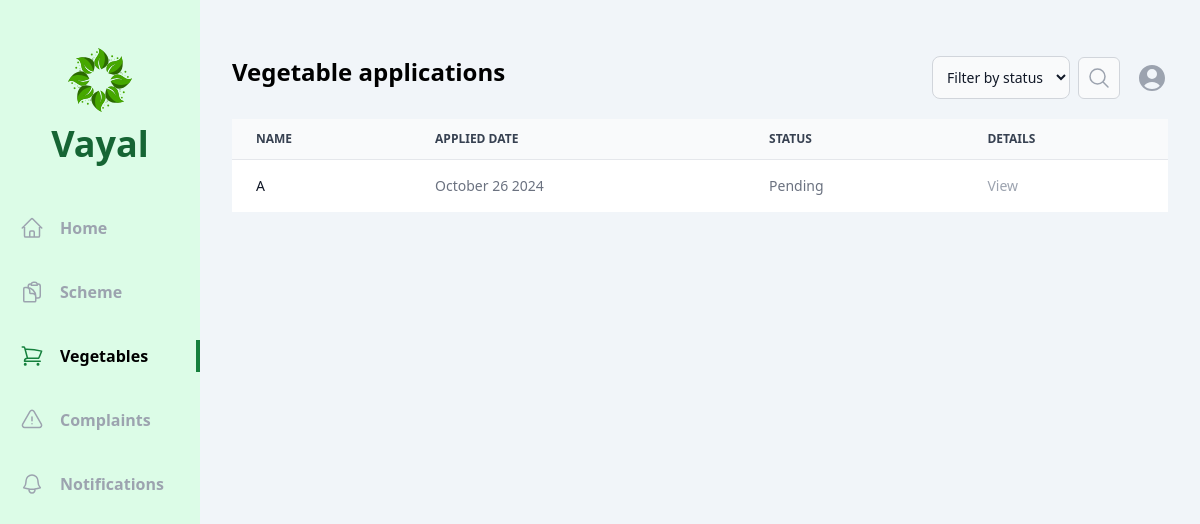
The page /officer/vegetables/ on the database as committed earlier.
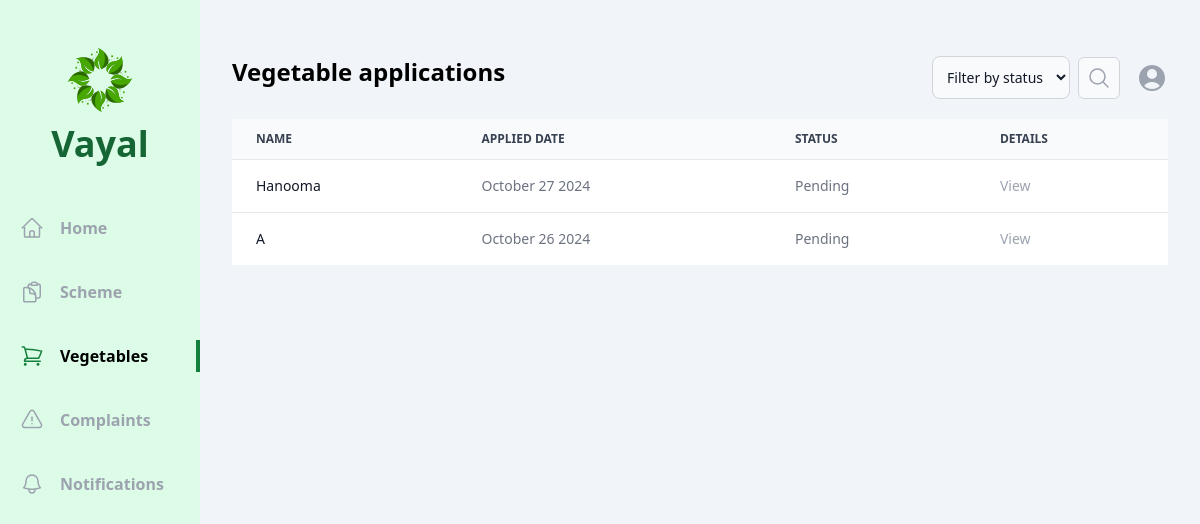
The same page on the database as committed later.
### officer/models.py (models this page shows, shortened)
class VegetablePermission(models.Model):
    vayal_user = models.ForeignKey(Vayal_User, on_delete=models.CASCADE)
    farm_name = models.CharField(max_length=250)
    farm_place = models.CharField(max_length=250)
    applied_date=models.DateTimeField(auto_now_add=True)
    status = models.CharField(max_length=50, choices=vegetable_permission_status, default='Pending')

### vayal_user/models.py (models this page shows, shortened)
class Vayal_User(models.Model):
    account = models.OneToOneField(User, on_delete=models.CASCADE)
    name=models.CharField(max_length=225)
    dob=models.DateField()
    gender= models.CharField(max_length=20, choices=gender)
    phone_number = models.CharField(max_length=10)
    aadhar_number= models.CharField(max_length=12)
    cast=models.CharField(max_length=20, choices=cast)
    house_name=models.CharField(max_length=225)
    place=models.CharField(max_length=225)
    village=models.CharField(max_length=225)
    pincode = models.CharField(max_length=6)
    muncipality=models.CharField(max_length=225,default="Kozhikode")
    district=models.CharField(max_length=225,default="Kozhikode")
    land_ownership=models.CharField(max_length=20, choices=land)
    photo=models.ImageField(upload_to='photos/')
    vegetable_permission_applied=models.CharField(max_length=225,default="False")
    vegetable_permission=models.CharField(max_length=225, choices=vegetable_permission_status,default="Pending")

### officer/views/vegetable.py (the view)
# urls.py: path('vegetables/',vegetable.index,name='vegetables'),
def index(request):
    status = request.GET.get('status')
    vegetable_permissions= VegetablePermission.objects.all().order_by('-id')
    if status:
        vegetable_permissions = vegetable_permissions.filter(status=status)
    context = {
        'status': status,
        'vegetable_permissions': vegetable_permissions,
    }
    return render(request,'officer/vegetable/index.html',context)

### officer/templates/officer/vegetable/index.html (shortened to what the changed rows need)
{% extends 'base.html' %}
{% block content %}
<div class="flex  bg-slate-100">
  <div class="w-2/12 bg-green-100 flex flex-col items-center pb-10">
      <div class="my-12 flex flex-col gap-3 justify-center items-center">
          <h1 class="text-4xl font-bold text-green-800 ">Vayal</h1>
      </div>
    </div>
    <div class="w-10/12 h-screen overflow-y-auto px-8 py-14">
        <div class="flex justify-between mb-5">
            <h1 class="text-2xl font-bold">Vegetable applications</h1>
        </div>
        <div class="border-none rounded-lg">
            <table class="min-w-full divide-y divide-gray-200 text-sm text-left text-gray-500">
                <thead class="text-xs text-gray-700 uppercase bg-gray-50">
                    <tr class="">
                        <th scope="col" class="px-6 py-3">
                            Name
                        </th>
                        <th scope="col" class="px-6 py-3">
                            Applied date
                        </th>
                        <th scope="col" class="px-6 py-3">
                            Status
                        </th>
                        <th scope="col" class="px-6 py-3" colspan="2">
                            Details
                        </th>
                    </tr>
                </thead>
                <tbody>
                    {% for vegetable_permission in vegetable_permissions %}
                        <tr class="bg-white border-b last:border-none">
                            <th scope="row" class="px-6 py-4 font-medium text-gray-900 whitespace-nowrap">
                                {{vegetable_permission.vayal_user.name}}
                            </th>
                            <td class="px-6 py-4">
                                {{vegetable_permission.applied_date| date:"F d Y"}}
                            </td>
                            <td class="px-6 py-4">
                                {{vegetable_permission.vayal_user.vegetable_permission}}
                            </td>
                            <td class="px-6 py-4">
                                <a href="{% url 'officer:vegetable_applied_user_details' vegetable_permission.id vegetable_permission.vayal_user.id %}" class="text-gray-400">View</a>
                            </td>
                        </tr>
                    {% endfor %}
                </tbody>
            </table>
        </div>
    </div>
</div>
{% endblock content %}

Rows that differ between the two databases and show on the page:
added VegetablePermission: vayal_user.name "Hanooma", applied_date "October 27 2024", vayal_user.vegetable_permission "Pending"
